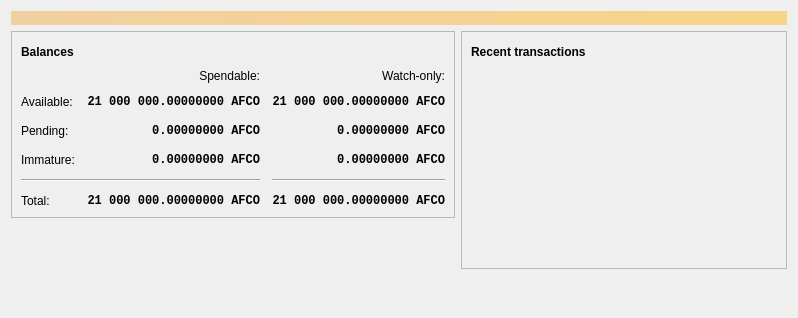
<?xml version="1.0" encoding="UTF-8"?>
<ui version="4.0">
 <class>OverviewPage</class>
 <widget class="QWidget" name="OverviewPage">
  <property name="geometry">
   <rect>
    <x>0</x>
    <y>0</y>
    <width>798</width>
    <height>318</height>
   </rect>
  </property>
  <property name="windowTitle">
   <string>Form</string>
  </property>
  <layout class="QVBoxLayout" name="topLayout">
   <item>
    <widget class="QLabel" name="labelAlerts">
     <property name="visible">
      <bool>false</bool>
     </property>
     <property name="styleSheet">
      <string notr="true">QLabel { background-color: qlineargradient(x1: 0, y1: 0, x2: 1, y2: 0, stop:0 #F0D0A0, stop:1 #F8D488); color:#000000; }</string>
     </property>
     <property name="wordWrap">
      <bool>true</bool>
     </property>
     <property name="margin">
      <number>3</number>
     </property>
     <property name="textInteractionFlags">
      <set>Qt::TextSelectableByMouse</set>
     </property>
    </widget>
   </item>
   <item>
    <layout class="QHBoxLayout" name="horizontalLayout" stretch="1,1">
     <item>
      <layout class="QVBoxLayout" name="verticalLayout_2">
       <item>
        <widget class="QFrame" name="frame">
         <property name="frameShape">
          <enum>QFrame::StyledPanel</enum>
         </property>
         <property name="frameShadow">
          <enum>QFrame::Raised</enum>
         </property>
         <layout class="QVBoxLayout" name="verticalLayout_4">
          <item>
           <layout class="QHBoxLayout" name="horizontalLayout_4">
            <item>
             <widget class="QLabel" name="label_5">
              <property name="font">
               <font>
                <weight>75</weight>
                <bold>true</bold>
               </font>
              </property>
              <property name="text">
               <string>Balances</string>
              </property>
             </widget>
            </item>
            <item>
             <widget class="QPushButton" name="labelWalletStatus">
              <property name="enabled">
               <bool>true</bool>
              </property>
              <property name="maximumSize">
               <size>
                <width>30</width>
                <height>16777215</height>
               </size>
              </property>
              <property name="toolTip">
               <string>The displayed information may be out of date. Your wallet automatically synchronizes with the AFCO network after a connection is established, but this process has not completed yet.</string>
              </property>
              <property name="text">
               <string/>
              </property>
              <property name="icon">
               <iconset resource="../afco.qrc">
                <normaloff>:/icons/warning</normaloff>
                <disabledoff>:/icons/warning</disabledoff>:/icons/warning</iconset>
              </property>
              <property name="iconSize">
               <size>
                <width>24</width>
                <height>24</height>
               </size>
              </property>
              <property name="flat">
               <bool>true</bool>
              </property>
             </widget>
            </item>
            <item>
             <spacer name="horizontalSpacer_3">
              <property name="orientation">
               <enum>Qt::Horizontal</enum>
              </property>
              <property name="sizeHint" stdset="0">
               <size>
                <width>40</width>
                <height>20</height>
               </size>
              </property>
             </spacer>
            </item>
           </layout>
          </item>
          <item>
           <layout class="QGridLayout" name="gridLayout">
            <property name="spacing">
             <number>12</number>
            </property>
            <item row="2" column="2">
             <widget class="QLabel" name="labelWatchPending">
              <property name="font">
               <font>
                <family>Monospace</family>
                <weight>75</weight>
                <bold>true</bold>
               </font>
              </property>
              <property name="cursor">
               <cursorShape>IBeamCursor</cursorShape>
              </property>
              <property name="toolTip">
               <string>Unconfirmed transactions to watch-only addresses</string>
              </property>
              <property name="text">
               <string notr="true">0.00000000 AFCO</string>
              </property>
              <property name="alignment">
               <set>Qt::AlignRight|Qt::AlignTrailing|Qt::AlignVCenter</set>
              </property>
              <property name="textInteractionFlags">
               <set>Qt::LinksAccessibleByMouse|Qt::TextSelectableByKeyboard|Qt::TextSelectableByMouse</set>
              </property>
             </widget>
            </item>
            <item row="2" column="1">
             <widget class="QLabel" name="labelUnconfirmed">
              <property name="font">
               <font>
                <family>Monospace</family>
                <weight>75</weight>
                <bold>true</bold>
               </font>
              </property>
              <property name="cursor">
               <cursorShape>IBeamCursor</cursorShape>
              </property>
              <property name="toolTip">
               <string>Total of transactions that have yet to be confirmed, and do not yet count toward the spendable balance</string>
              </property>
              <property name="text">
               <string notr="true">0.00000000 AFCO</string>
              </property>
              <property name="alignment">
               <set>Qt::AlignRight|Qt::AlignTrailing|Qt::AlignVCenter</set>
              </property>
              <property name="textInteractionFlags">
               <set>Qt::LinksAccessibleByMouse|Qt::TextSelectableByKeyboard|Qt::TextSelectableByMouse</set>
              </property>
             </widget>
            </item>
            <item row="3" column="2">
             <widget class="QLabel" name="labelWatchImmature">
              <property name="font">
               <font>
                <family>Monospace</family>
                <weight>75</weight>
                <bold>true</bold>
               </font>
              </property>
              <property name="cursor">
               <cursorShape>IBeamCursor</cursorShape>
              </property>
              <property name="toolTip">
               <string>Mined balance in watch-only addresses that has not yet matured</string>
              </property>
              <property name="text">
               <string notr="true">0.00000000 AFCO</string>
              </property>
              <property name="alignment">
               <set>Qt::AlignRight|Qt::AlignTrailing|Qt::AlignVCenter</set>
              </property>
              <property name="textInteractionFlags">
               <set>Qt::LinksAccessibleByMouse|Qt::TextSelectableByKeyboard|Qt::TextSelectableByMouse</set>
              </property>
             </widget>
            </item>
            <item row="4" column="0" colspan="2">
             <widget class="Line" name="line">
              <property name="orientation">
               <enum>Qt::Horizontal</enum>
              </property>
             </widget>
            </item>
            <item row="4" column="2">
             <widget class="Line" name="lineWatchBalance">
              <property name="sizePolicy">
               <sizepolicy hsizetype="Preferred" vsizetype="Fixed">
                <horstretch>0</horstretch>
                <verstretch>0</verstretch>
               </sizepolicy>
              </property>
              <property name="minimumSize">
               <size>
                <width>140</width>
                <height>0</height>
               </size>
              </property>
              <property name="orientation">
               <enum>Qt::Horizontal</enum>
              </property>
             </widget>
            </item>
            <item row="5" column="0">
             <widget class="QLabel" name="labelTotalText">
              <property name="text">
               <string>Total:</string>
              </property>
             </widget>
            </item>
            <item row="3" column="1">
             <widget class="QLabel" name="labelImmature">
              <property name="font">
               <font>
                <family>Monospace</family>
                <weight>75</weight>
                <bold>true</bold>
               </font>
              </property>
              <property name="cursor">
               <cursorShape>IBeamCursor</cursorShape>
              </property>
              <property name="toolTip">
               <string>Mined balance that has not yet matured</string>
              </property>
              <property name="text">
               <string notr="true">0.00000000 AFCO</string>
              </property>
              <property name="alignment">
               <set>Qt::AlignRight|Qt::AlignTrailing|Qt::AlignVCenter</set>
              </property>
              <property name="textInteractionFlags">
               <set>Qt::LinksAccessibleByMouse|Qt::TextSelectableByKeyboard|Qt::TextSelectableByMouse</set>
              </property>
             </widget>
            </item>
            <item row="2" column="3">
             <spacer name="horizontalSpacer_2">
              <property name="orientation">
               <enum>Qt::Horizontal</enum>
              </property>
              <property name="sizeHint" stdset="0">
               <size>
                <width>40</width>
                <height>20</height>
               </size>
              </property>
             </spacer>
            </item>
            <item row="3" column="0">
             <widget class="QLabel" name="labelImmatureText">
              <property name="text">
               <string>Immature:</string>
              </property>
             </widget>
            </item>
            <item row="5" column="1">
             <widget class="QLabel" name="labelTotal">
              <property name="font">
               <font>
                <family>Monospace</family>
                <weight>75</weight>
                <bold>true</bold>
               </font>
              </property>
              <property name="cursor">
               <cursorShape>IBeamCursor</cursorShape>
              </property>
              <property name="toolTip">
               <string>Your current total balance</string>
              </property>
              <property name="text">
               <string notr="true">21 000 000.00000000 AFCO</string>
              </property>
              <property name="alignment">
               <set>Qt::AlignRight|Qt::AlignTrailing|Qt::AlignVCenter</set>
              </property>
              <property name="textInteractionFlags">
               <set>Qt::LinksAccessibleByMouse|Qt::TextSelectableByKeyboard|Qt::TextSelectableByMouse</set>
              </property>
             </widget>
            </item>
            <item row="5" column="2">
             <widget class="QLabel" name="labelWatchTotal">
              <property name="font">
               <font>
                <family>Monospace</family>
                <weight>75</weight>
                <bold>true</bold>
               </font>
              </property>
              <property name="cursor">
               <cursorShape>IBeamCursor</cursorShape>
              </property>
              <property name="toolTip">
               <string>Current total balance in watch-only addresses</string>
              </property>
              <property name="text">
               <string notr="true">21 000 000.00000000 AFCO</string>
              </property>
              <property name="alignment">
               <set>Qt::AlignRight|Qt::AlignTrailing|Qt::AlignVCenter</set>
              </property>
              <property name="textInteractionFlags">
               <set>Qt::LinksAccessibleByMouse|Qt::TextSelectableByKeyboard|Qt::TextSelectableByMouse</set>
              </property>
             </widget>
            </item>
            <item row="0" column="2">
             <widget class="QLabel" name="labelWatchonly">
              <property name="text">
               <string>Watch-only:</string>
              </property>
              <property name="alignment">
               <set>Qt::AlignRight|Qt::AlignTrailing|Qt::AlignVCenter</set>
              </property>
             </widget>
            </item>
            <item row="1" column="0">
             <widget class="QLabel" name="labelBalanceText">
              <property name="text">
               <string>Available:</string>
              </property>
             </widget>
            </item>
            <item row="1" column="1">
             <widget class="QLabel" name="labelBalance">
              <property name="font">
               <font>
                <family>Monospace</family>
                <weight>75</weight>
                <bold>true</bold>
               </font>
              </property>
              <property name="cursor">
               <cursorShape>IBeamCursor</cursorShape>
              </property>
              <property name="toolTip">
               <string>Your current spendable balance</string>
              </property>
              <property name="text">
               <string notr="true">21 000 000.00000000 AFCO</string>
              </property>
              <property name="alignment">
               <set>Qt::AlignRight|Qt::AlignTrailing|Qt::AlignVCenter</set>
              </property>
              <property name="textInteractionFlags">
               <set>Qt::LinksAccessibleByMouse|Qt::TextSelectableByKeyboard|Qt::TextSelectableByMouse</set>
              </property>
             </widget>
            </item>
            <item row="1" column="2">
             <widget class="QLabel" name="labelWatchAvailable">
              <property name="font">
               <font>
                <family>Monospace</family>
                <weight>75</weight>
                <bold>true</bold>
               </font>
              </property>
              <property name="cursor">
               <cursorShape>IBeamCursor</cursorShape>
              </property>
              <property name="toolTip">
               <string>Your current balance in watch-only addresses</string>
              </property>
              <property name="text">
               <string notr="true">21 000 000.00000000 AFCO</string>
              </property>
              <property name="alignment">
               <set>Qt::AlignRight|Qt::AlignTrailing|Qt::AlignVCenter</set>
              </property>
              <property name="textInteractionFlags">
               <set>Qt::LinksAccessibleByMouse|Qt::TextSelectableByKeyboard|Qt::TextSelectableByMouse</set>
              </property>
             </widget>
            </item>
            <item row="2" column="0">
             <widget class="QLabel" name="labelPendingText">
              <property name="text">
               <string>Pending:</string>
              </property>
             </widget>
            </item>
            <item row="0" column="1">
             <widget class="QLabel" name="labelSpendable">
              <property name="text">
               <string>Spendable:</string>
              </property>
              <property name="alignment">
               <set>Qt::AlignRight|Qt::AlignTrailing|Qt::AlignVCenter</set>
              </property>
             </widget>
            </item>
           </layout>
          </item>
         </layout>
        </widget>
       </item>
       <item>
        <spacer name="verticalSpacer">
         <property name="orientation">
          <enum>Qt::Vertical</enum>
         </property>
         <property name="sizeHint" stdset="0">
          <size>
           <width>20</width>
           <height>40</height>
          </size>
         </property>
        </spacer>
       </item>
      </layout>
     </item>
     <item>
      <layout class="QVBoxLayout" name="verticalLayout_3">
       <item>
        <widget class="QFrame" name="frame_2">
         <property name="frameShape">
          <enum>QFrame::StyledPanel</enum>
         </property>
         <property name="frameShadow">
          <enum>QFrame::Raised</enum>
         </property>
         <layout class="QVBoxLayout" name="verticalLayout">
          <item>
           <layout class="QHBoxLayout" name="horizontalLayout_2">
            <item>
             <widget class="QLabel" name="label_4">
              <property name="font">
               <font>
                <weight>75</weight>
                <bold>true</bold>
               </font>
              </property>
              <property name="text">
               <string>Recent transactions</string>
              </property>
             </widget>
            </item>
            <item>
             <widget class="QPushButton" name="labelTransactionsStatus">
              <property name="enabled">
               <bool>true</bool>
              </property>
              <property name="maximumSize">
               <size>
                <width>30</width>
                <height>16777215</height>
               </size>
              </property>
              <property name="toolTip">
               <string>The displayed information may be out of date. Your wallet automatically synchronizes with the AFCO network after a connection is established, but this process has not completed yet.</string>
              </property>
              <property name="text">
               <string/>
              </property>
              <property name="icon">
               <iconset resource="../afco.qrc">
                <normaloff>:/icons/warning</normaloff>
                <disabledoff>:/icons/warning</disabledoff>:/icons/warning</iconset>
              </property>
              <property name="iconSize">
               <size>
                <width>24</width>
                <height>24</height>
               </size>
              </property>
              <property name="flat">
               <bool>true</bool>
              </property>
             </widget>
            </item>
            <item>
             <spacer name="horizontalSpacer">
              <property name="orientation">
               <enum>Qt::Horizontal</enum>
              </property>
              <property name="sizeHint" stdset="0">
               <size>
                <width>40</width>
                <height>20</height>
               </size>
              </property>
             </spacer>
            </item>
           </layout>
          </item>
          <item>
           <widget class="QListView" name="listTransactions">
            <property name="styleSheet">
             <string notr="true">QListView { background: transparent; }</string>
            </property>
            <property name="frameShape">
             <enum>QFrame::NoFrame</enum>
            </property>
            <property name="verticalScrollBarPolicy">
             <enum>Qt::ScrollBarAlwaysOff</enum>
            </property>
            <property name="horizontalScrollBarPolicy">
             <enum>Qt::ScrollBarAlwaysOff</enum>
            </property>
            <property name="selectionMode">
             <enum>QAbstractItemView::NoSelection</enum>
            </property>
           </widget>
          </item>
         </layout>
        </widget>
       </item>
       <item>
        <spacer name="verticalSpacer_2">
         <property name="orientation">
          <enum>Qt::Vertical</enum>
         </property>
         <property name="sizeHint" stdset="0">
          <size>
           <width>20</width>
           <height>40</height>
          </size>
         </property>
        </spacer>
       </item>
      </layout>
     </item>
    </layout>
   </item>
  </layout>
 </widget>
 <resources/>
 <connections/>
</ui>
